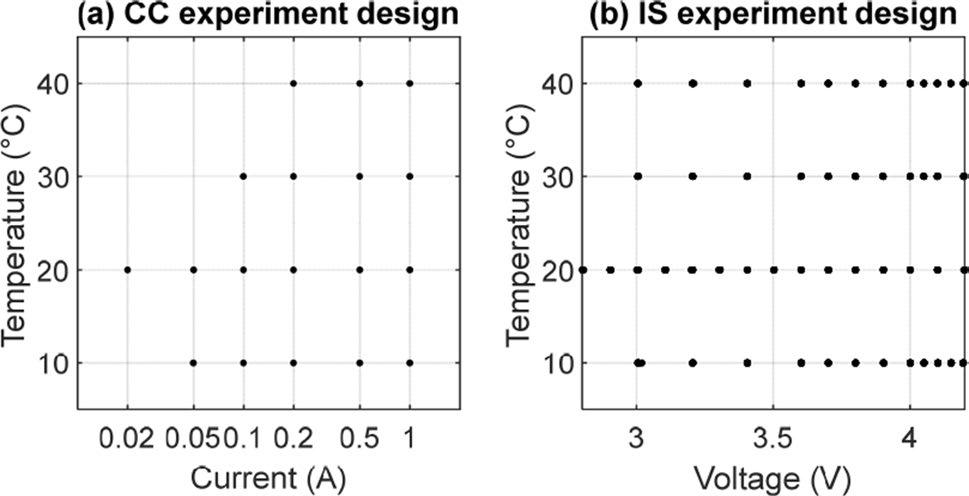
#> input picture graphs/image3_1.png, 969 x 496 px, found by its file name; its folder holds only this picture in this run
$ python graphAnalyzer.py
#> lines starting #> are read from the running program, lines starting #| are printed output that depends on the picture; after the words box and inside, x2 and y2 are one past the last pixel; in counts of white or black regions, pixels touching at a corner belong together
#> in process_graph_image, image is the input picture: PIL image 969x496 RGB; min 0, max 255, mean 241.9
import cv2
import numpy as np
import matplotlib.pyplot as plt
import pytesseract
import re
import os
from PIL import Image
import pandas as pd

# Function to find pixel ranges for x and y axes
def find_pixel_ranges(image_path):
    image = cv2.imread(image_path)
    gray_image = cv2.cvtColor(image, cv2.COLOR_BGR2GRAY)

    # Applying edge detection
    edges = cv2.Canny(gray_image, 50, 150, apertureSize=3)
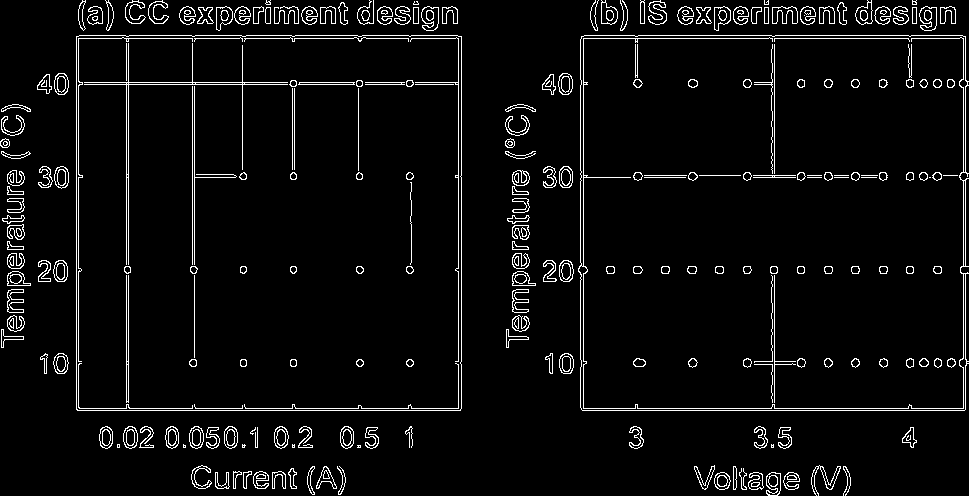
#> edges: shape (496, 969); 4.8% white in thin lines or dots

    # Detect lines using Hough Line Transform
    lines = cv2.HoughLinesP(edges, rho=1, theta=np.pi / 180, threshold=100, minLineLength=100, maxLineGap=10)
#> lines = 53 rows, first 6: [76, 408, 461, 408], [76, 38, 461, 38], [582, 410, 964, 410], [79, 35, 457, 35], [38, 84, 461, 84], [39, 82, 461, 82]

    if lines is None:
        print("No lines detected. Adjust parameters or check input image.")
        return None

    # Function to find corners based on line endpoints
    def find_corners(lines):
        corners = []
        for line in lines:
            x1, y1, x2, y2 = line[0]
            # Filter lines based on slope and position within image boundaries
            if abs(y2 - y1) > 5 and abs(x2 - x1) > 5:
                corners.extend([(x1, y1), (x2, y2)])
#> this loop made 53 passes
#> after the loop, corners = []
        return corners

    # Extracting corners from lines
    corners = find_corners(lines)
#> corners = []

    # Converting corners to numpy array
    corners = np.array(corners)
#> corners = empty array

    if corners.shape[0] == 0:
        print("No valid corners found. Adjust find_corners function or input image.")
        return None

    # Debug statement to print corners and its shape
    print("Corners:", corners)
    print("Corners shape:", corners.shape)

    # Drawing the detected corners on the image (for visualization)
    for corner in corners:
        cv2.circle(image, tuple(corner), 10, (0, 0, 255), -1)

    # Shows the image with detected corners (for verification)
    plt.figure(figsize=(10, 8))
    plt.imshow(cv2.cvtColor(image, cv2.COLOR_BGR2RGB))
    plt.title('Image with Detected Corners')
    plt.axis('off')
    plt.show()

    # Determining the pixel ranges for x and y axes
    x1 = np.min(corners[:, 0])
    x2 = np.max(corners[:, 0])
    y1 = np.min(corners[:, 1])
    y2 = np.max(corners[:, 1])

    print(f"Pixel X Range: ({x1}, {x2})")
    print(f"Pixel Y Range: ({y1}, {y2})")

    return (x1, x2), (y1, y2)

# Function to extract axis range using OCR (Optical Character Recognition)
# [39 lines left out: functions extract_axis_range, pixel_to_graph_coords, sample_data, not called in this run]

# Main function to process each graph image
def process_graph_image(image_path, output_csv_path):
    # Load the image
    image = Image.open(image_path)
    image_np = np.array(image)

    # Find pixel ranges for x and y axes
    pixel_ranges = find_pixel_ranges(image_path)
    if pixel_ranges is None:
        print(f"Skipping {image_path} due to no valid corners.")
        return

    pixel_x_range, pixel_y_range = pixel_ranges

    # Extract x and y axis ranges using OCR
    x_range = extract_axis_range(image, 'x')
    y_range = extract_axis_range(image, 'y')
    if y_range:
        y_range = (y_range[1], y_range[0])  # Invert y_range (assuming it's top to bottom)

    # Initialize dictionary to store graph data
    graph_data = {}

    # Example color ranges (replace with actual color segmentation)
    color_ranges = {
        'GraphElement1': ([0, 0, 0], [255, 255, 255])  # Replace with actual color ranges
    }

    for label, (lower, upper) in color_ranges.items():
        lower = np.array(lower, dtype="uint8")
        upper = np.array(upper, dtype="uint8")

        # Create a mask for the color range
        mask = cv2.inRange(image_np, lower, upper)

        # Find contours (which should correspond to the lines)
        contours, _ = cv2.findContours(mask, cv2.RETR_EXTERNAL, cv2.CHAIN_APPROX_SIMPLE)

        # Extract coordinates for the largest contour (assumed to be the relevant line)
        if contours:
            contour = max(contours, key=cv2.contourArea)
            contour = contour.squeeze()

            # Map pixel coordinates to graph coordinates
            graph_coords = [pixel_to_graph_coords(x, y, pixel_x_range, pixel_y_range, x_range, y_range) for x, y in contour]

            # Sample data points to reduce the number of points
            graph_data[label] = sample_data(np.array(graph_coords), num_samples=100)

    # Create rows for CSV file
    rows = []
    for label, coords in graph_data.items():
        for x, y in coords:
            rows.append([label, x, y])

    # Create DataFrame
    df = pd.DataFrame(rows, columns=['Label', 'X Coordinate', 'Y Coordinate'])

    # Save to CSV file
    if not os.path.exists(output_csv_path):
        df.to_csv(output_csv_path, index=False)
    else:
        df.to_csv(output_csv_path, mode='a', header=False, index=False)

# Main script to iterate through each graph image and process
graph_folder = r"C:\Users\Alwin Soly\Desktop\li-ion\li-ion\graphs"
output_csv_folder = r"C:\Users\Alwin Soly\Desktop\li-ion\li-ion\CSV files"

# Ensure output folder exists
if not os.path.exists(output_csv_folder):
    os.makedirs(output_csv_folder)

# Process each image in the graph folder
for image_name in os.listdir(graph_folder):
    image_path = os.path.join(graph_folder, image_name)
    output_csv_path = os.path.join(output_csv_folder, f"{os.path.splitext(image_name)[0]}.csv")
    process_graph_image(image_path, output_csv_path)

print("Graph coordinates saved to CSV files in:", output_csv_folder)

$ run again, on graphs/image5_1.png
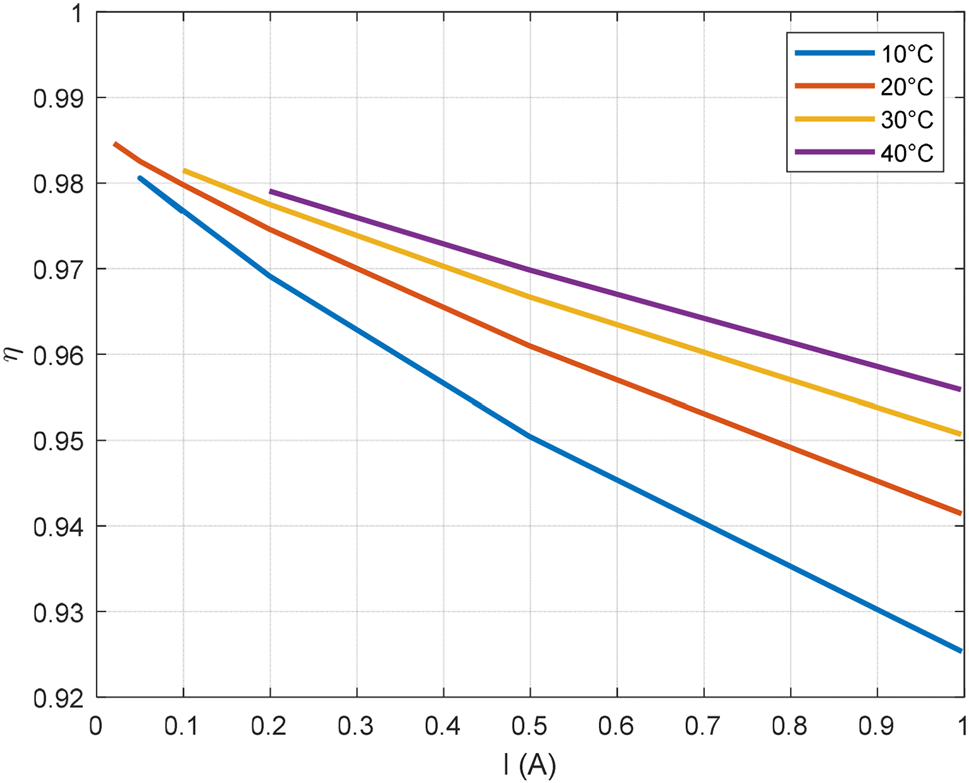
#> input picture graphs/image5_1.png, 969 x 783 px, found by its file name
#> in process_graph_image, image is the input picture: PIL image 969x783 RGB; mean R, G, B 247.7, 246.7, 246.4
#> in find_pixel_ranges, `edges = cv2.Canny(gray_image, 50, 150, apertureSize=3)`:
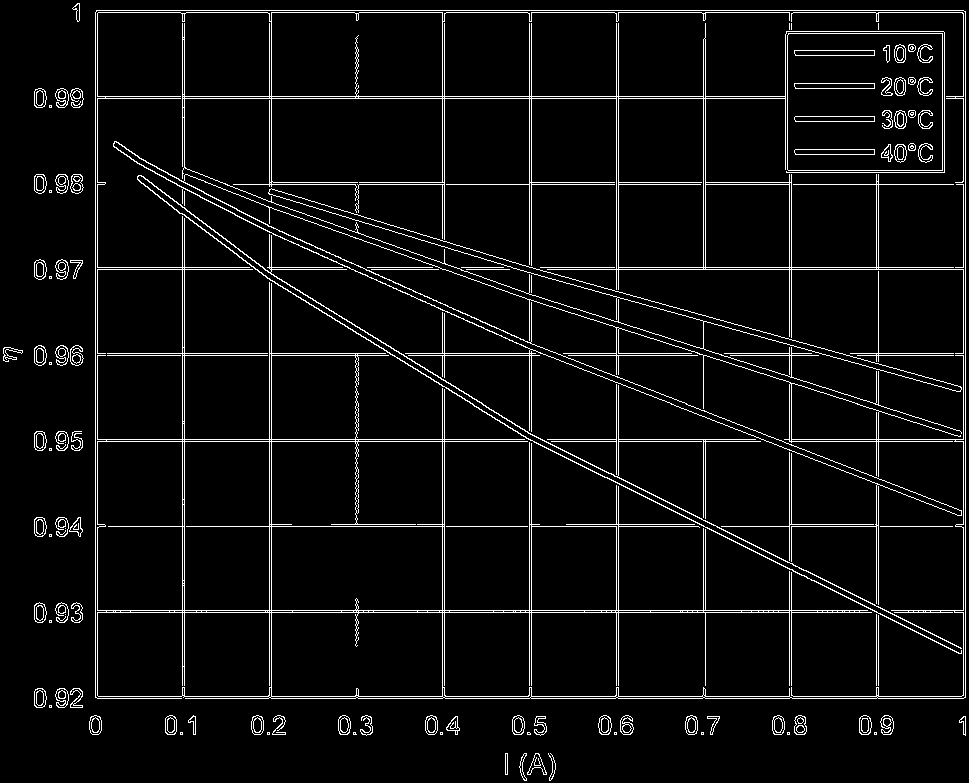
#> edges: shape (783, 969); 5.4% white in thin lines or dots
#> lines = 86 rows, first 6: [95, 439, 763, 439], [95, 612, 965, 612], [96, 10, 963, 10], [225, 184, 965, 184], [556, 353, 699, 353], [95, 610, 965, 610]
#> the loop in find_corners, `for line in lines:` made 86 passes
#> after the loop in find_corners, `for line in lines:`: corners = 66 pairs, first value 134 to 961, second value 155 to 653
#> (printed output is left out)
#| Corners shape: (66, 2)
#> the loop in find_pixel_ranges, `for corner in corners:` made 66 passes
#> corner on passes 1 to 8: [255, 219], [558, 354], [617, 321], [844, 394], [563, 356], [871, 475], [719, 359], [958, 436]
#> in find_pixel_ranges, `x1 = np.min(corners[:, 0])`: x1 = 134
#> in find_pixel_ranges, `x2 = np.max(corners[:, 0])`: x2 = 961
#> in find_pixel_ranges, `y1 = np.min(corners[:, 1])`: y1 = 155
#> in find_pixel_ranges, `y2 = np.max(corners[:, 1])`: y2 = 653
#| Pixel X Range: (134, 961)
#| Pixel Y Range: (155, 653)
#> pixel_ranges = ((134, 961), (155, 653))
#> pixel_x_range = (134, 961); pixel_y_range = (155, 653)
#> in extract_axis_range, `thresh_crop = cv2.adaptiveThreshold(gray_crop, 255, cv2.ADAPTIVE_THRES..`:
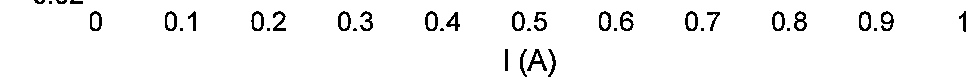
#> thresh_crop: shape (79, 969); 96.2% white; black in thin lines or dots

$ run again, on graphs/image6_1.png
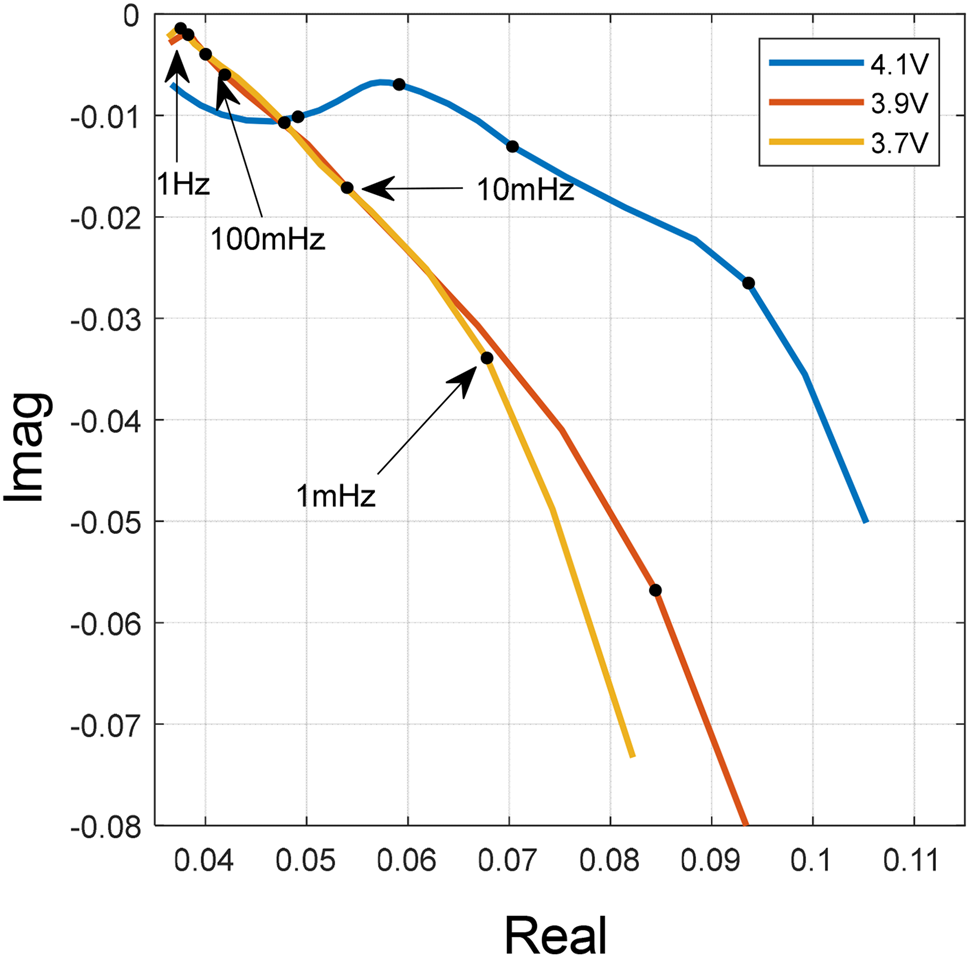
#> input picture graphs/image6_1.png, 969 x 957 px, found by its file name
#> in process_graph_image, image is the input picture: PIL image 969x957 RGB; mean R, G, B 246.2, 245.8, 245
#> in find_pixel_ranges, `edges = cv2.Canny(gray_image, 50, 150, apertureSize=3)`:
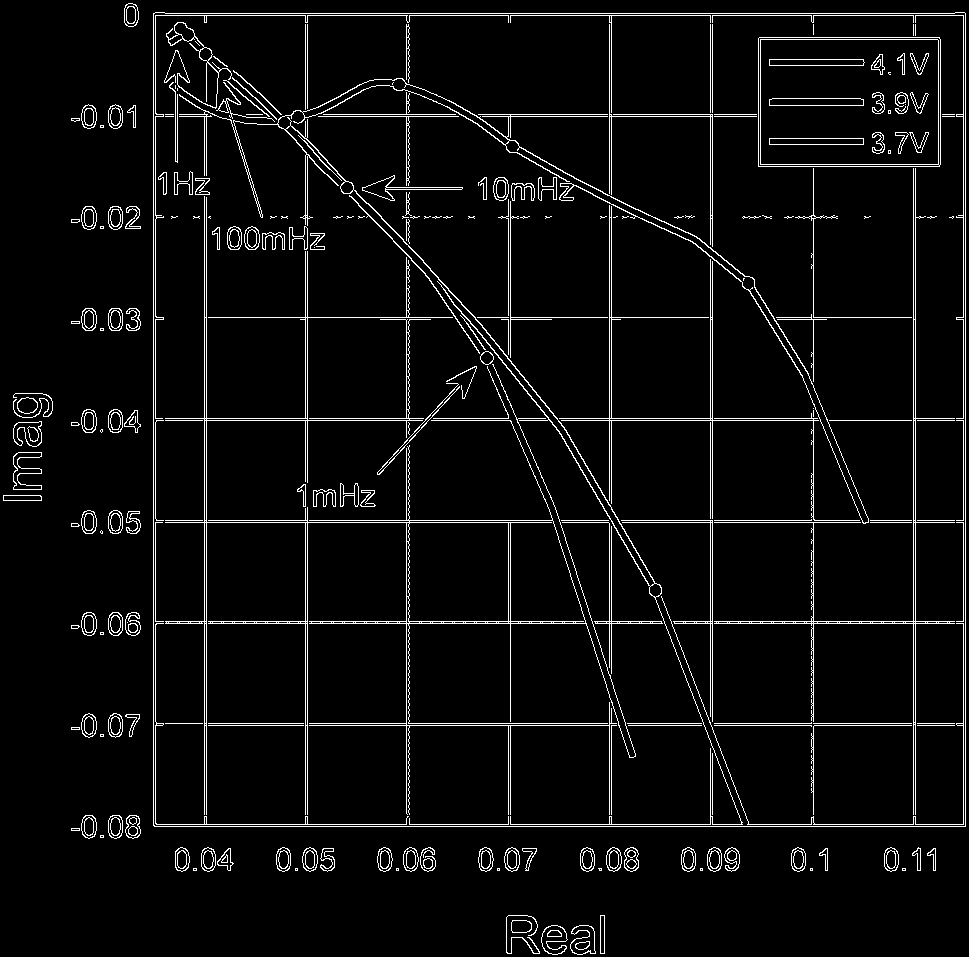
#> edges: shape (957, 969); 4.8% white in thin lines or dots
#> lines = 64 rows, first 6: [153, 825, 153, 13], [963, 826, 963, 12], [156, 420, 965, 420], [156, 824, 965, 824], [155, 621, 965, 621], [156, 623, 965, 623]
#> the loop in find_corners, `for line in lines:` made 64 passes
#> after the loop in find_corners, `for line in lines:`: corners = [(551, 497), (635, 755), (650, 586), (741, 823), (437, 281), (562, 436), (318, 152), (438, 277), (657, 584), (748, 822), (547, 504), (630, 757), (564, 427), (654, 583), (559, 431), (655, 597), (506, 148), (633, 215), (481, 355), (546, 502)]
#> in find_pixel_ranges, `corners = np.array(corners)`: corners = 20 rows, first 8: [551, 497], [635, 755], [650, 586], [741, 823], [437, 281], [562, 436], [318, 152], [438, 277]
#> (printed output is left out)
#| Corners shape: (20, 2)
#> the loop in find_pixel_ranges, `for corner in corners:` made 20 passes
#> in find_pixel_ranges, `x1 = np.min(corners[:, 0])`: x1 = 318
#> in find_pixel_ranges, `x2 = np.max(corners[:, 0])`: x2 = 748
#> in find_pixel_ranges, `y1 = np.min(corners[:, 1])`: y1 = 148
#> in find_pixel_ranges, `y2 = np.max(corners[:, 1])`: y2 = 823
#| Pixel X Range: (318, 748)
#| Pixel Y Range: (148, 823)
#> pixel_ranges = ((318, 748), (148, 823))
#> pixel_x_range = (318, 748); pixel_y_range = (148, 823)
#> in extract_axis_range, `thresh_crop = cv2.adaptiveThreshold(gray_crop, 255, cv2.ADAPTIVE_THRES..`:
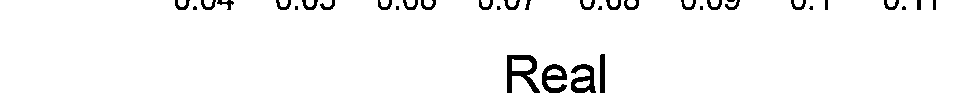
#> thresh_crop: shape (96, 969); 96.5% white; 36 black regions (9 under 20 px), largest, box (x1, y1, x2, y2) and area: (507, 55, 540, 93) 575, (571, 64, 596, 93) 406, (542, 64, 567, 93) 400

$ run again, on graphs/image7_1.png
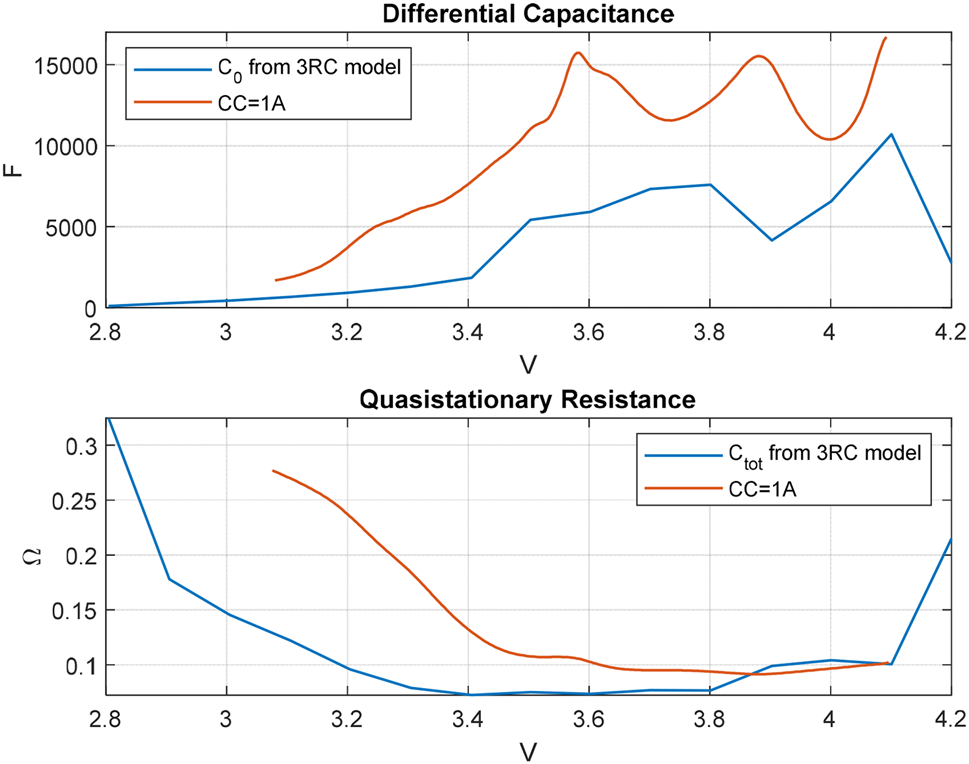
#> input picture graphs/image7_1.png, 969 x 764 px, found by its file name
#> in process_graph_image, image is the input picture: PIL image 969x764 RGB; mean R, G, B 245.6, 245.6, 245.9
#> in find_pixel_ranges, `edges = cv2.Canny(gray_image, 50, 150, apertureSize=3)`:
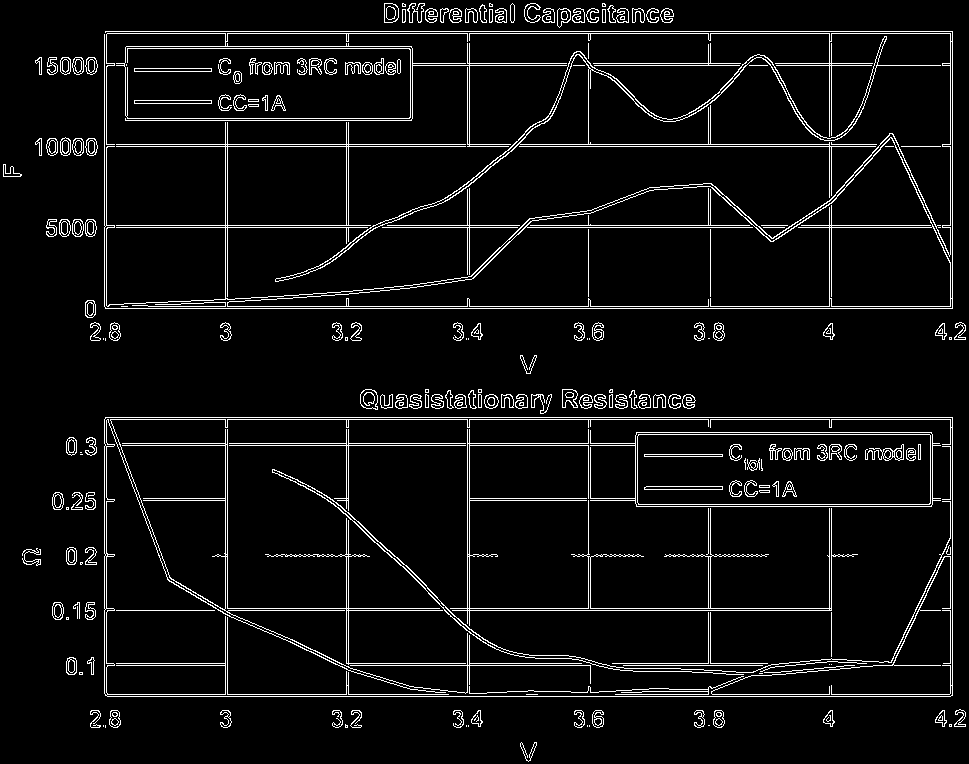
#> edges: shape (764, 969); 5.9% white in thin lines or dots
#> lines = 82 rows, first 6: [39, 146, 952, 146], [104, 419, 952, 419], [46, 225, 952, 225], [35, 144, 898, 144], [107, 696, 950, 696], [85, 308, 952, 308]
#> the loop in find_corners, `for line in lines:` made 82 passes
#> after the loop in find_corners, `for line in lines:`: corners = [(137, 303), (312, 294), (110, 420), (172, 582), (763, 675), (872, 666), (196, 597), (329, 657), (889, 133), (952, 268), (891, 661), (946, 547), (892, 133), (952, 263), (893, 664), (948, 546), (445, 201), (555, 109), (306, 294), (412, 285)]
#> in find_pixel_ranges, `corners = np.array(corners)`: corners = 20 rows, first 8: [137, 303], [312, 294], [110, 420], [172, 582], [763, 675], [872, 666], [196, 597], [329, 657]
#> (printed output is left out)
#| Corners shape: (20, 2)
#> the loop in find_pixel_ranges, `for corner in corners:` made 20 passes
#> in find_pixel_ranges, `x1 = np.min(corners[:, 0])`: x1 = 110
#> in find_pixel_ranges, `x2 = np.max(corners[:, 0])`: x2 = 952
#> in find_pixel_ranges, `y1 = np.min(corners[:, 1])`: y1 = 109
#> in find_pixel_ranges, `y2 = np.max(corners[:, 1])`: y2 = 675
#| Pixel X Range: (110, 952)
#| Pixel Y Range: (109, 675)
#> pixel_ranges = ((110, 952), (109, 675))
#> pixel_x_range = (110, 952); pixel_y_range = (109, 675)
#> in extract_axis_range, `thresh_crop = cv2.adaptiveThreshold(gray_crop, 255, cv2.ADAPTIVE_THRES..`:
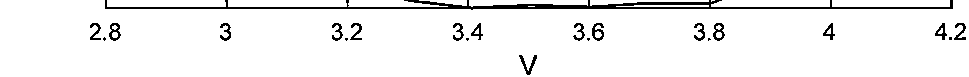
#> thresh_crop: shape (77, 969); 94.6% white; black in thin lines or dots, all inside (x1, y1, x2, y2) = (90, 0, 966, 75)
